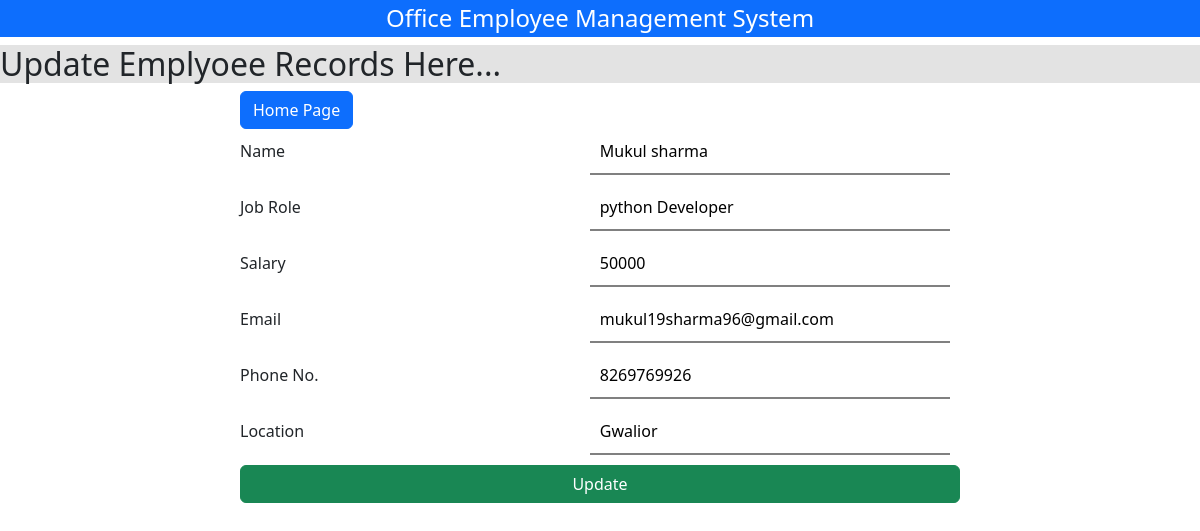
The app's page /update/1/ with its own data.
### mainApp/models.py (models this page shows)
class Employee(models.Model):
    id = models.AutoField(primary_key=True)
    name = models.CharField(max_length=30)
    email = models.EmailField(max_length=50)
    salary = models.IntegerField()
    phone = models.IntegerField()
    role = models.CharField(max_length=30)
    hiredate = models.DateField()
    location = models.CharField(max_length=20,default=None,null=True,blank=True)

### mainApp/views.py (the view, shortened to what this page needs)
# urls.py: path('update/<int:ID>/',views.updateRecord),
def updateRecord(request,ID):
    data = Employee.objects.get(id=ID)
    return render(request,"update.html",{"Data":data})

### mainApp/templates/update.html (shortened to what this page needs)
<!DOCTYPE html>
<html lang="en">
<head>
    <link href="https://cdn.jsdelivr.net/npm/bootstrap@5.2.0-beta1/dist/css/bootstrap.min.css" rel="stylesheet"
>
</head>
<body>
    <h4 class="bg-primary text-white text-center p-1">Office Employee Management System</h4>
    <h2>Update Emplyoee Records Here...</h2>
    <div class="main">
        <div class="center">
            <a class="btn btn-primary" href="/">Home Page</a>
            <form action="" method="post">
                <label>Name</label>
                <input type="text" name="name" placeholder="Enter Employee Name" value="{{Data.name}}">
                <label>Job Role</label>
                <input type="text" name="role" placeholder="Employee Job Role" value="{{Data.role}}">
                <label>Salary</label>
                <input type="number" name="salary" placeholder="Employee Salary" value="{{Data.salary}}">
                <label>Email</label>
                <input type="email" name="email" placeholder="sample@gmail.com" value="{{Data.email}}">
                <label>Phone No.</label>
                <input type="number" name="phone" placeholder="Mobile No." value="{{Data.phone}}">
                <label>Location</label>
                <input type="text" name="location" placeholder="Location" value="{{Data.location}}">
                <button class="btn btn-success w-100">Update</button>
            </form>
        </div>
    </div>
</body>
</html>

### mainApp/templates/update.html (style rules this page uses)
.main { width: 100vw; height: 100vh; }
.center { width: 60vw; margin: auto; }
label { width: 48%; display: inline-block; }
input { width: 50%; padding: 10px; margin-bottom: 10px; border: none; border-bottom: 2px solid grey; }
h2 { background-color: rgb(227, 227, 227); }

### records on screen
Employee: name "Mukul sharma", role "python Developer", salary "50000", email "mukul19sharma96@gmail.com", phone "8269769926", location "Gwalior"
